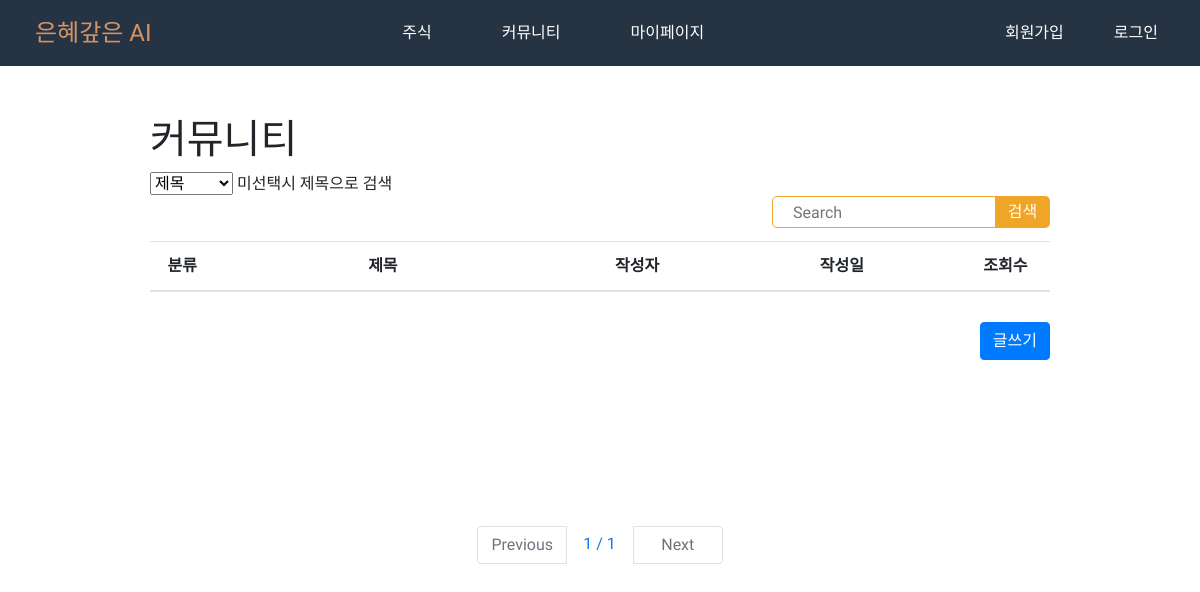
The app's page /board/search/, older data.
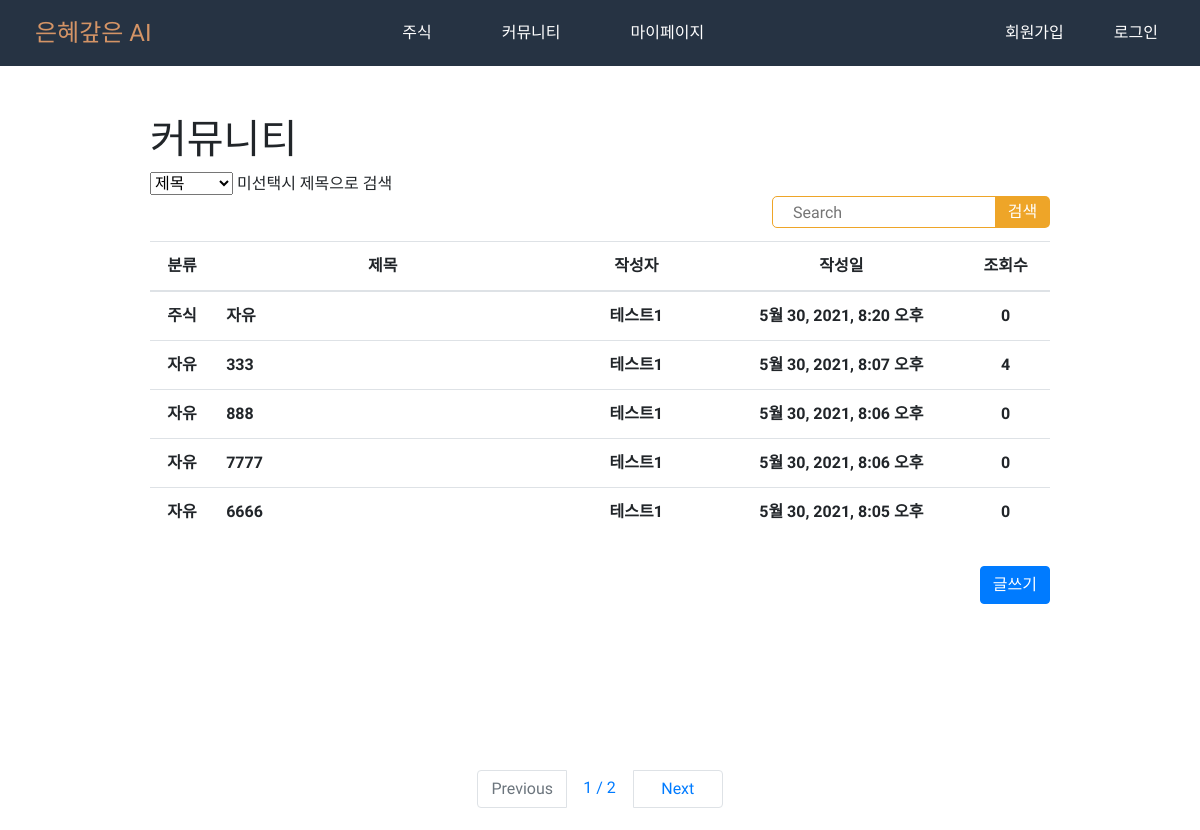
The same page, newer data.
### board/models.py (models this page shows, shortened)
class Board(models.Model):
    title = models.CharField(max_length=200, verbose_name="제목")
    contents = models.TextField(verbose_name="내용")
    writer = models.ForeignKey('users.User', on_delete=models.CASCADE, verbose_name="작성자")
    created_at = models.DateTimeField(auto_now_add=True, verbose_name="작성일")
    updated_at = models.DateTimeField(auto_now=True, verbose_name="최종수정일")
    hits = models.PositiveIntegerField(default=0, verbose_name="조회수")
    category = models.CharField(max_length=10, verbose_name="카테고리")
    locate = models.IntegerField(default=0, verbose_name="상단고정")
    class Meta:
        db_table = 'boards'
        verbose_name = '게시판'
        verbose_name_plural = '게시판'

### users/models.py (models this page shows)
class User(AbstractUser):
    birth = models.DateField(default="2000-01-01",verbose_name="생년월일")
    email = models.EmailField(unique=True, verbose_name="이메일")
    name = models.CharField(max_length=20, verbose_name="이름")
    sex = models.CharField(max_length=10, verbose_name="성별")
    n_name = models.CharField(max_length=20, unique=True, verbose_name="닉네임")

### board/views.py (the view)
# urls.py: path('search/', views.board_search, name='search'),
def board_search(request):
    board = Board.objects.all().order_by('-id')  # 모든 Border 테이블의 모든 object들을 br에 저장하라
    b = request.GET.get('b','')  # GET request의 인자중에 b 값이 있으면 가져오고, 없으면 빈 문자열 넣기
    f = request.GET.get('f','')
    if f == 't':
        if b:  # b에 값이 들어있으면 true
            board = board.filter(title__icontains=b)
    elif f == 'c':
        if b:
            board = board.filter(contents__icontains=b)
    elif f == 'g':
        if b:
            board = board.filter(category__icontains=b)
    elif f == 'w':
        if b:
            board = board.filter(writer__n_name__icontains=b)
    page = int(request.GET.get('p', 1))
    pagenator = Paginator(board, 5)
    search_boards = pagenator.get_page(page)
    return render(request, 'board/board_search.html', {'board_search': search_boards, 'b': b})

### templates/board/board_search.html (shortened to what this page needs)
<!DOCTYPE html>
{% load static %}
<html lang="en">
<head>
    <link rel="stylesheet" href="{% static 'css/bootstrap.css' %}">
</head>
<body>
{% include "navi.html" %}
<div id="board_area" style="padding-top: 50px; width: 900px; position: relative;  margin: 0 auto;">
    <h1>커뮤니티</h1>
    <table class="table table-hover">
    <form    action="{% url 'board:search' %}" method="get">
         <div>
                    <span class="box">
                <select id ="f" name="f" class="sel">
                    <optgroup label="검색" >
                        <option value="t">제목</option>
                    </optgroup>
                </select>
                </span>
                <span class="error_next_box">미선택시 제목으로 검색</span>
            </div>
            <div class="se" style="float:right;">
                <input type="search" class="se_input" name="b" placeholder="Search"  value="{{ request.GET.b }}">
                <input type="submit" class="se_btn" value="검색">
            </div>
    </form>
    <thead>
        <tr>
            <th width="70" style="text-align:center">분류</th>
            <th width="400" style="text-align:center">제목</th>
            <th width="200" style="text-align:center">작성자</th>
            <th width="280" style="text-align:center">작성일</th>
            <th width="100" style="text-align:center">조회수</th>
        </tr>
    </thead>
        <tbody style="cursor: pointer;">
        {% for board in board_search %}
        <tr onclick="location.href='/board/detail/{{ board.id }}/'">
            <th width="70" style="text-align:center">{{ board.category }}</th>
            <th width="400" >{{ board.title }}</th>
            <th width="200" style="text-align:center"> {{ board.writer.n_name }}</th>
            <th width="280" style="text-align:center">{{ board.created_at }}</th>
            <th width="100" style="text-align:center">{{ board.hits }}</th>
        </tr>
    {% endfor %}
    </tbody>
    </table>
   <p style="text-align:right; margin-top:30px" ><button type="button" class="btn btn-primary"  onclick="location.href='/board/write/'">글쓰기</button></p>
    <nav aria-label="Page navigation example" style="padding-top:150px" >
        <ul class="pagination justify-content-center">
            {% if board_search.has_previous %}
            <li class="page-item">
                    <a class="page-link" href="?f={{request.GET.f}}&b={{request.GET.b}}&p={{ board_search.previous_page_number }}" style="width:90px; text-align:center; margin-right:5px;"
                >Previous</a
                >
            </li>
            {% else %}
            <li class="page-item disabled">
                <a class="page-link" href="#" style="width:90px; text-align:center; margin-right:5px;" >Previous</a>
            </li>
            {% endif %}
            <li class="page-item" >
                <label class="p-link" style="text_decoration: none;"
                >{{ board_search.number }} / {{ board_search.paginator.num_pages }}</label
                >
            </li>
            {% if board_search.has_next %}
            <li class="page-item">
                <a class="page-link" href="?f={{request.GET.f}}&b={{request.GET.b}}&p={{ board_search.next_page_number }}" style="width:90px; text-align:center; margin-left:5px;">Next</a>
            </li>
            {% else %}
            <li class="page-item disabled">
                <a class="page-link" href="#" style="width:90px; text-align:center; margin-left:5px;">Next</a>
            </li>
            {% endif %}
        </ul>
    </nav>
</div>
</body>
</html>

Row changes from the older to the newer data that the page shows:
added Board: category "주식", title "자유", writer.n_name "테스트1", created_at "5월 30, 2021, 8:20 오후", hits "0"
added Board: category "자유", title "333", writer.n_name "테스트1", created_at "5월 30, 2021, 8:07 오후", hits "4"
added Board: category "자유", title "888", writer.n_name "테스트1", created_at "5월 30, 2021, 8:06 오후", hits "0"
added Board: category "자유", title "7777", writer.n_name "테스트1", created_at "5월 30, 2021, 8:06 오후", hits "0"
added Board: category "자유", title "6666", writer.n_name "테스트1", created_at "5월 30, 2021, 8:05 오후", hits "0"
Text that changed along with them:
{{ board_search.paginator.num_pages }}: "1" → "2"
